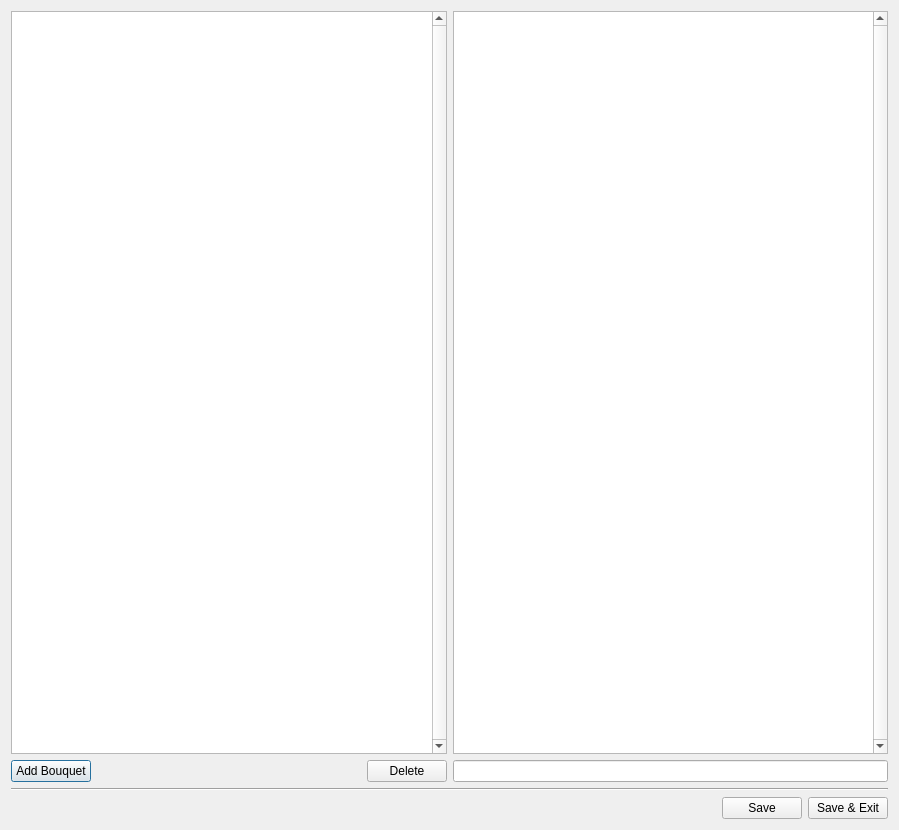
<?xml version="1.0" encoding="UTF-8"?>
<ui version="4.0">
 <class>BouquetEditor</class>
 <widget class="QDialog" name="BouquetEditor">
  <property name="geometry">
   <rect>
    <x>0</x>
    <y>0</y>
    <width>899</width>
    <height>830</height>
   </rect>
  </property>
  <property name="windowTitle">
   <string>e2 Bouquet Editor</string>
  </property>
  <layout class="QVBoxLayout" name="verticalLayout_3">
   <item>
    <layout class="QHBoxLayout" name="horizontalLayout_3">
     <item>
      <layout class="QVBoxLayout" name="verticalLayout_2">
       <item>
        <widget class="QTreeWidget" name="twBouquets">
         <property name="verticalScrollBarPolicy">
          <enum>Qt::ScrollBarAlwaysOn</enum>
         </property>
         <property name="dragEnabled">
          <bool>true</bool>
         </property>
         <property name="dragDropMode">
          <enum>QAbstractItemView::DragDrop</enum>
         </property>
         <property name="defaultDropAction">
          <enum>Qt::MoveAction</enum>
         </property>
         <property name="alternatingRowColors">
          <bool>true</bool>
         </property>
         <property name="selectionMode">
          <enum>QAbstractItemView::ExtendedSelection</enum>
         </property>
         <property name="verticalScrollMode">
          <enum>QAbstractItemView::ScrollPerPixel</enum>
         </property>
         <property name="allColumnsShowFocus">
          <bool>true</bool>
         </property>
         <attribute name="headerVisible">
          <bool>false</bool>
         </attribute>
         <column>
          <property name="text">
           <string>1</string>
          </property>
         </column>
        </widget>
       </item>
       <item>
        <layout class="QHBoxLayout" name="horizontalLayout_2">
         <item>
          <widget class="QPushButton" name="pbAddBouquet">
           <property name="text">
            <string>Add Bouquet</string>
           </property>
          </widget>
         </item>
         <item>
          <spacer name="horizontalSpacer_2">
           <property name="orientation">
            <enum>Qt::Horizontal</enum>
           </property>
           <property name="sizeHint" stdset="0">
            <size>
             <width>40</width>
             <height>20</height>
            </size>
           </property>
          </spacer>
         </item>
         <item>
          <widget class="QPushButton" name="pbDelete">
           <property name="text">
            <string>Delete</string>
           </property>
          </widget>
         </item>
        </layout>
       </item>
      </layout>
     </item>
     <item>
      <layout class="QVBoxLayout" name="verticalLayout">
       <item>
        <widget class="QListWidget" name="lwServices">
         <property name="verticalScrollBarPolicy">
          <enum>Qt::ScrollBarAlwaysOn</enum>
         </property>
         <property name="dragEnabled">
          <bool>true</bool>
         </property>
         <property name="dragDropMode">
          <enum>QAbstractItemView::DragOnly</enum>
         </property>
         <property name="alternatingRowColors">
          <bool>true</bool>
         </property>
         <property name="selectionMode">
          <enum>QAbstractItemView::ExtendedSelection</enum>
         </property>
         <property name="selectionBehavior">
          <enum>QAbstractItemView::SelectRows</enum>
         </property>
        </widget>
       </item>
       <item>
        <widget class="QLineEdit" name="leSearchServices"/>
       </item>
      </layout>
     </item>
    </layout>
   </item>
   <item>
    <widget class="Line" name="line">
     <property name="orientation">
      <enum>Qt::Horizontal</enum>
     </property>
    </widget>
   </item>
   <item>
    <layout class="QHBoxLayout" name="horizontalLayout">
     <item>
      <spacer name="horizontalSpacer">
       <property name="orientation">
        <enum>Qt::Horizontal</enum>
       </property>
       <property name="sizeHint" stdset="0">
        <size>
         <width>40</width>
         <height>20</height>
        </size>
       </property>
      </spacer>
     </item>
     <item>
      <widget class="QPushButton" name="pbSave">
       <property name="text">
        <string>Save</string>
       </property>
      </widget>
     </item>
     <item>
      <widget class="QPushButton" name="pbSaveExit">
       <property name="text">
        <string>Save &amp;&amp; Exit</string>
       </property>
      </widget>
     </item>
    </layout>
   </item>
  </layout>
 </widget>
 <resources/>
 <connections>
  <connection>
   <sender>pbSave</sender>
   <signal>clicked()</signal>
   <receiver>BouquetEditor</receiver>
   <slot>clickedSave()</slot>
   <hints>
    <hint type="sourcelabel">
     <x>770</x>
     <y>805</y>
    </hint>
    <hint type="destinationlabel">
     <x>712</x>
     <y>808</y>
    </hint>
   </hints>
  </connection>
  <connection>
   <sender>pbSaveExit</sender>
   <signal>clicked()</signal>
   <receiver>BouquetEditor</receiver>
   <slot>clickedSaveExit()</slot>
   <hints>
    <hint type="sourcelabel">
     <x>835</x>
     <y>807</y>
    </hint>
    <hint type="destinationlabel">
     <x>898</x>
     <y>794</y>
    </hint>
   </hints>
  </connection>
  <connection>
   <sender>leSearchServices</sender>
   <signal>textChanged(QString)</signal>
   <receiver>BouquetEditor</receiver>
   <slot>searchServices(QString)</slot>
   <hints>
    <hint type="sourcelabel">
     <x>892</x>
     <y>785</y>
    </hint>
    <hint type="destinationlabel">
     <x>464</x>
     <y>804</y>
    </hint>
   </hints>
  </connection>
  <connection>
   <sender>pbAddBouquet</sender>
   <signal>clicked()</signal>
   <receiver>BouquetEditor</receiver>
   <slot>clickedAddBouquet()</slot>
   <hints>
    <hint type="sourcelabel">
     <x>44</x>
     <y>768</y>
    </hint>
    <hint type="destinationlabel">
     <x>75</x>
     <y>809</y>
    </hint>
   </hints>
  </connection>
  <connection>
   <sender>pbDelete</sender>
   <signal>clicked()</signal>
   <receiver>BouquetEditor</receiver>
   <slot>clickedDelete()</slot>
   <hints>
    <hint type="sourcelabel">
     <x>395</x>
     <y>771</y>
    </hint>
    <hint type="destinationlabel">
     <x>297</x>
     <y>764</y>
    </hint>
   </hints>
  </connection>
  <connection>
   <sender>lwServices</sender>
   <signal>itemDoubleClicked(QListWidgetItem*)</signal>
   <receiver>BouquetEditor</receiver>
   <slot>doubleclickedService(QListWidgetItem*)</slot>
   <hints>
    <hint type="sourcelabel">
     <x>689</x>
     <y>179</y>
    </hint>
    <hint type="destinationlabel">
     <x>896</x>
     <y>218</y>
    </hint>
   </hints>
  </connection>
 </connections>
 <slots>
  <slot>clickedSave()</slot>
  <slot>clickedSaveExit()</slot>
  <slot>searchServices(QString)</slot>
  <slot>clickedAddBouquet()</slot>
  <slot>clickedDelete()</slot>
  <slot>doubleclickedService(QListWidgetItem*)</slot>
 </slots>
</ui>
